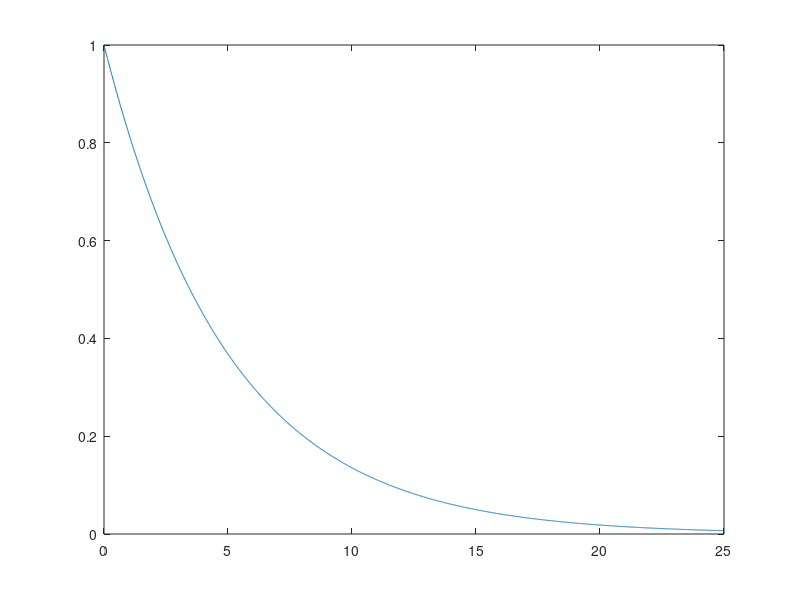

Write MATLAB code to recreate this figure.
%Maxwell Model Stress Relaxation
clear

E = 10^7;
eta = 5*10^7;
tau = 5;

for i = 1:2500
    t(i) = i/100;
    sigma(i) = exp(-t(i)/tau);
end

plot(t,sigma);

